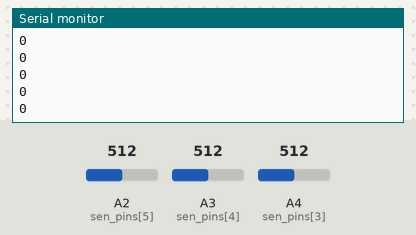
This sketch was run on a simulated Arduino Nano, built with avr-gcc and run on an emulated ATmega328P. Parts: the last lines printed to the serial monitor. The inputs (shaded band) are chosen by the test bench; at power-on: A2 (sen_pins[5]) = 512, A3 (sen_pins[4]) = 512, A4 (sen_pins[3]) = 512.

Above: at 1.2 s.
1.3 s: A2 (sen_pins[5]) set to 716
At 1.8 s:
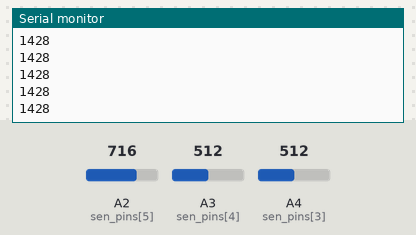
2.8 s: A3 (sen_pins[4]) set to 716
At 3.7 s:
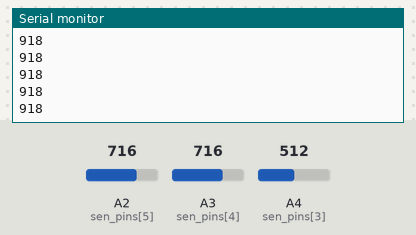
4.3 s: A4 (sen_pins[3]) set to 306
At 5.2 s:
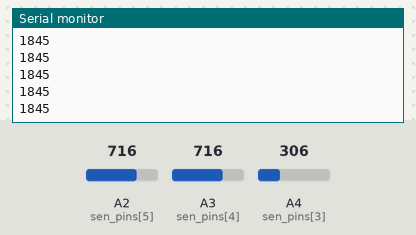
5.8 s: A2 (sen_pins[5]) set to 900
At 6.3 s:
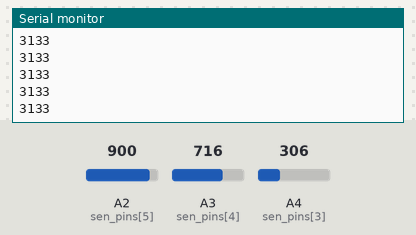
7.3 s: A3 (sen_pins[4]) set to 900
At 8.0 s:
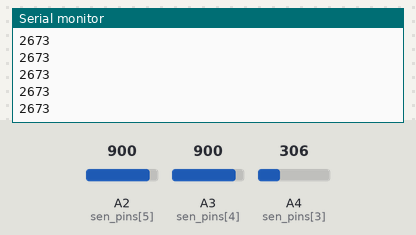
8.8 s: A4 (sen_pins[3]) set to 122
At 9.8 s:
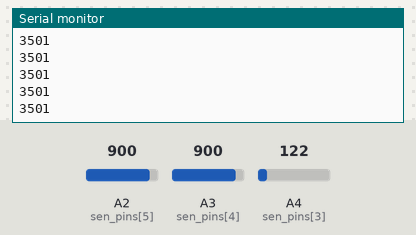
Timing chart, 0 to 11.3 s (numbered marks = the images above; inputs shaded):
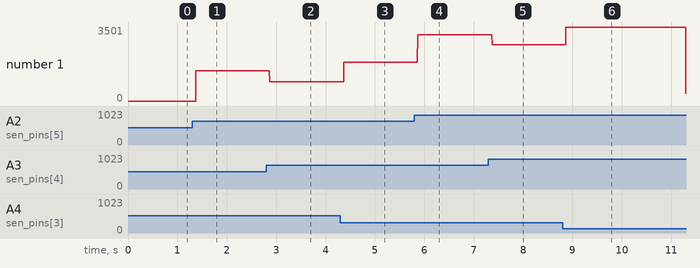

The sketch:

quadratic_sensor_mapping_analog_array.ino
```cpp
int th[8] = {467, 485, 448, 406, 382, 492, 451, 429};
int sen_pins[8] = {A7, A6, A5, A4, A3, A2, A1, A0};
int sen[8]; int s[8];
int a = 0; int error = 0;
void setup() {
  // initialize serial communication at 9600 bits per second:
  Serial.begin(9600);
}

// the loop routine runs over and over again forever:
void loop() {
  int i;
  sen[3] = analogRead(sen_pins[3]);
  sen[4] = analogRead(sen_pins[4]);
  sen[5] = analogRead(sen_pins[5]);
  a = (sen[3]+sen[4]-2*sen[5])/2;
  error = sen[4] - sen[3] - 2*a*3-a;
  Serial.println(error);


}
```

Measured:
- after the input at 1.3 s, the serial monitor: prints a new line after 0.07 s (image 1)
- after the input at 2.8 s, the serial monitor: prints a new line after 0.07 s (image 2)
- after the input at 4.3 s, the serial monitor: prints a new line after 0.07 s (image 3)
- after the input at 5.8 s, the serial monitor: prints a new line after 0.07 s (image 4)
- after the input at 7.3 s, the serial monitor: prints a new line after 0.07 s (image 5)
- after the input at 8.8 s, the serial monitor: prints a new line after 0.07 s (image 6)
- plotted number 1: 0 → 1428 after the input at 1.3 s, 1428 → 918 after the input at 2.8 s, 918 → 1845 after the input at 4.3 s, 1845 → 3133 after the input at 5.8 s, 3133 → 2673 after the input at 7.3 s
